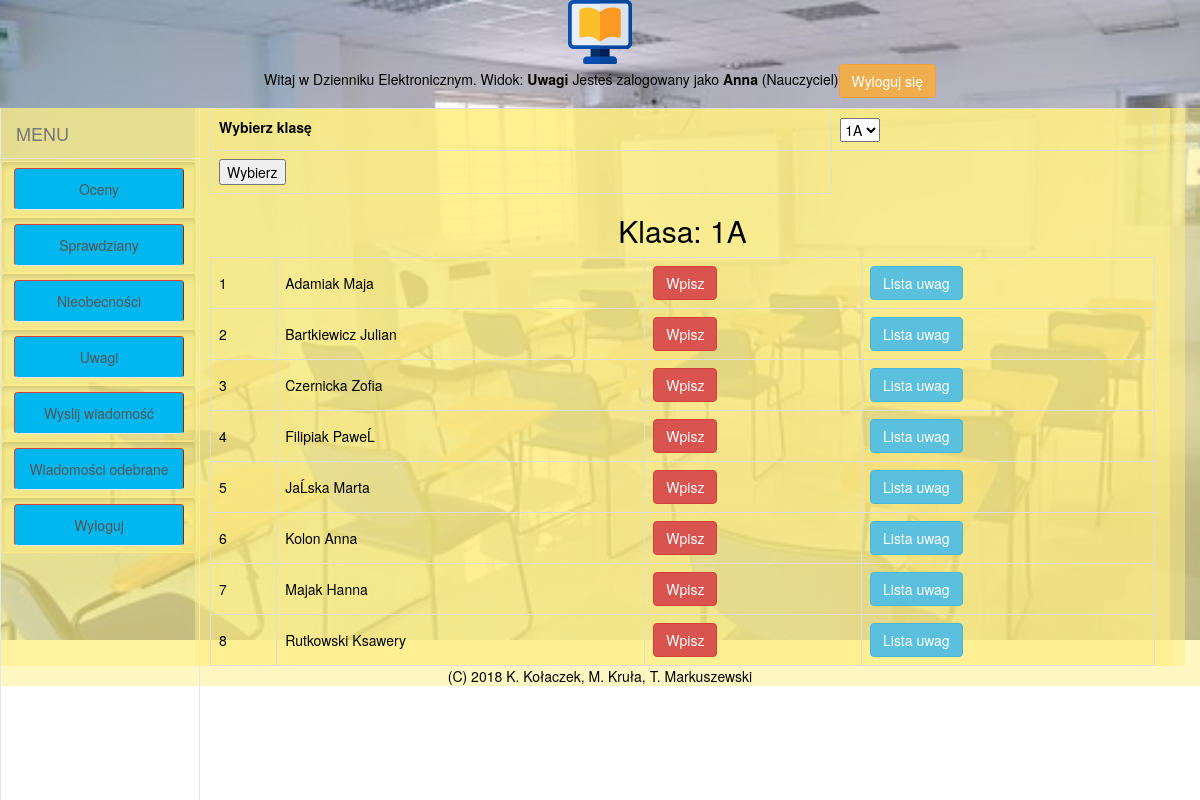
Page /projekt/n_uwagi.php (signed in) on the committed database.
### tables this page shows
CREATE TABLE `uzytkownicy` (
  `id_uzytkownika` int(11) NOT NULL,
  `typ` int(3) NOT NULL,
  `imie` varchar(20) NOT NULL,
  `nazwisko` varchar(30) NOT NULL,
  `telefon` varchar(14) DEFAULT NULL,
  `email` varchar(255) NOT NULL,
  `haslo` varchar(255) NOT NULL,
  `id_klasy` int(11) DEFAULT NULL
);

### projekt/include/funkcje.php (the view, shortened to what this page needs)
<?php
require_once 'nibble-forms/NibbleForm.class.php';
function getListaUczniowKlasy ($pdo, $id_klasy){
    $stmt = $pdo->prepare ('SELECT id_uzytkownika, imie, nazwisko
                            FROM uzytkownicy
                            WHERE id_klasy = :id_k
                            ORDER by nazwisko
                            ');
    $stmt->bindValue (':id_k', $id_klasy, PDO::PARAM_INT);
    $stmt->execute();
    $uczniowie=$stmt->fetchAll();
    return $uczniowie;
}
function genUwagiKlasy ($pdo,$id_klasy,$klasa,$id_nauczyciela, $powrot){
    $returnedHTML='';
    $i=1;
    $returnedHTML.='<h2>Klasa: '.$klasa.'</h2>';
    $uczniowie=getListaUczniowKlasy($pdo, $id_klasy);
    $returnedHTML.='<table class="responsive">';
    foreach ($uczniowie as $row){
        $returnedHTML.='<tr><td>'.$i++.'</td><td>'.$row['nazwisko'].' '.$row['imie'].'</td><td><a class="btn btn-danger" href="dodaj_uwage.php?id_u='
            .$row['id_uzytkownika'].'&amp;id_n='.$id_nauczyciela.'&amp;p='.$powrot.'&amp;id_k='.$id_klasy.'">Wpisz</a></td>
            <td><a class="btn btn-info" href="lista_uwag.php?id_u='.$row['id_uzytkownika'].'&amp;id_n='.$id_nauczyciela.
            '&amp;p='.$powrot.'&amp;id_k='.$id_klasy.'">Lista uwag</a></td></tr>';
    }
    $returnedHTML.='</table>';
    return $returnedHTML;
}
?>

### projekt/styles/style.css (style rules this page uses)
html, body { width: 100%; background-color: #ffffff; color: #000; margin: 0; padding: 0; text-align: center; }
table { border-collapse: collapse; width: 100%; table-layout :auto; }
td, th { border: 1px solid #dddddd; text-align: left; padding: 8px; }
tr:nth-child(even) { background-color: #ffffff000; }

### projekt/szablony/witryna.php (style rules this page uses)
body { height:640px; background: url("./img/school-2648668__340.jpg") no-repeat; background-position: center center; background-size: 100% ; z-index: 1; }

### rows in the picture
uzytkownicy: nazwisko "Adamiak", imie "Maja"
uzytkownicy: nazwisko "Bartkiewicz", imie "Julian"
uzytkownicy: nazwisko "Czernicka", imie "Zofia"
uzytkownicy: nazwisko "Filipiak", imie "PaweĹ"
uzytkownicy: nazwisko "JaĹska", imie "Marta"
uzytkownicy: nazwisko "Kolon", imie "Anna"
uzytkownicy: nazwisko "Majak", imie "Hanna"
uzytkownicy: nazwisko "Rutkowski", imie "Ksawery"

### other values in the picture
$LOKALIZACJA "Uwagi"
$_SESSION['username'] "Anna"
$_SESSION['usertype'] "Nauczyciel"
$napis "Oceny"
$napis "Sprawdziany"
$napis "Nieobecności"
$napis "Uwagi"
$napis "Wyslij wiadomość"
$napis "Wiadomości odebrane"
$napis "Wyloguj"
$klasa "1A"
$COPYRIGHT "(C) 2018 K. Kołaczek, M. Kruła, T. Markuszewski"
